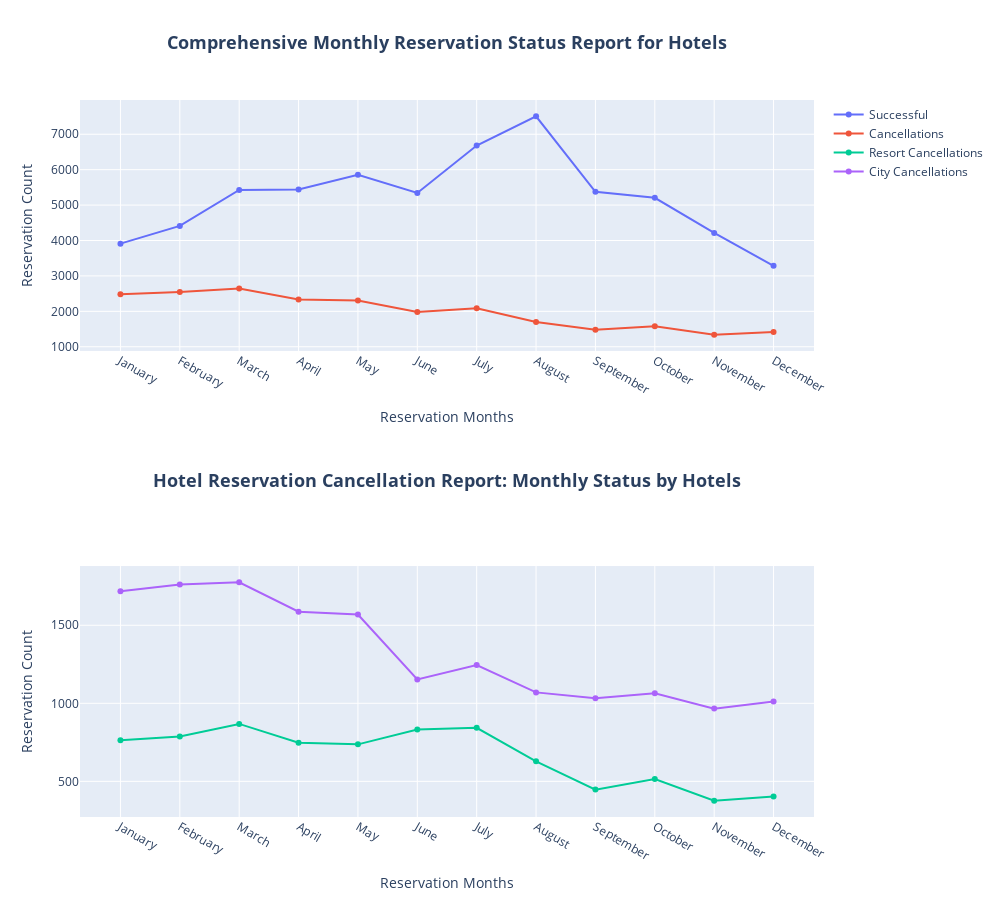

Notebook source saved alongside this figure:
### Code cell
import plotly.subplots as sp
import plotly.graph_objects as go

# Create subplots with 2 rows and 1 column, with increased vertical spacing
fig = sp.make_subplots(rows=2, cols=1, vertical_spacing=0.3)

# Add line plots to each subplot
fig.add_trace(go.Scatter(x=hotel_reservation.index, y=hotel_reservation['Successful'], name='Successful'), row=1, col=1)
fig.add_trace(go.Scatter(x=hotel_reservation.index, y=hotel_reservation['Cancellations'], name='Cancellations'), row=1, col=1)

fig.add_trace(go.Scatter(x=cancl_reservation.index, y=cancl_reservation['Resort Cancellations'], name='Resort Cancellations'), row=2, col=1)
fig.add_trace(go.Scatter(x=cancl_reservation.index, y=cancl_reservation['City Cancellations'], name='City Cancellations'), row=2, col=1)

# Set labels and title for each subplot
fig.update_xaxes(title_text='Reservation Months', row=1, col=1)
fig.update_yaxes(title_text='Reservation Count', row=1, col=1, ticks='')

fig.update_xaxes(title_text='Reservation Months', row=2, col=1)
fig.update_yaxes(title_text='Reservation Count', row=2, col=1)

# Add custom annotations for legends
fig.add_annotation(x=0.5, y=1.1, xref='paper', yref='paper', text='<b><span style="font-size:18px">Comprehensive Monthly Reservation Status Report for Hotels</span></b>', showarrow=False)
fig.add_annotation(x=0.5, y=0.47, xref='paper', yref='paper', text='<b><span style="font-size:18px">Hotel Reservation Cancellation Report: Monthly Status by Hotels</span></b>', showarrow=False)

# Specify width and height
fig.update_layout(width=1000, height=900)

# Display the plot
fig.show()

### Figure 1 — Plotly figure (JSON) as saved in the notebook; plotly's stock layout.template omitted (floating-point values rounded to 4 significant figures)
{"data": [{"name": "Successful", "type": "scatter", "x": ["January", "February", "March", "April", "May", "June", "July", "August", "September", "October", "November", "December"], "xaxis": "x", "y": [3911, 4413, 5429, 5438, 5856, 5342, 6682, 7507, 5376, 5205, 4214, 3285], "yaxis": "y"}, {"name": "Cancellations", "type": "scatter", "x": ["January", "February", "March", "April", "May", "June", "July", "August", "September", "October", "November", "December"], "xaxis": "x", "y": [2481, 2548, 2643, 2334, 2306, 1985, 2088, 1698, 1480, 1579, 1342, 1414], "yaxis": "y"}, {"name": "Resort Cancellations", "type": "scatter", "x": ["January", "February", "March", "April", "May", "June", "July", "August", "September", "October", "November", "December"], "xaxis": "x2", "y": [763, 787, 868, 747, 737, 832, 843, 628, 447, 515, 376, 403], "yaxis": "y2"}, {"name": "City Cancellations", "type": "scatter", "x": ["January", "February", "March", "April", "May", "June", "July", "August", "September", "October", "November", "December"], "xaxis": "x2", "y": [1718, 1761, 1775, 1587, 1569, 1153, 1245, 1070, 1033, 1064, 966, 1011], "yaxis": "y2"}], "layout": {"annotations": [{"showarrow": false, "text": "<b><span style=\"font-size:18px\">Comprehensive Monthly Reservation Status Report for Hotels</span></b>", "x": 0.5, "xref": "paper", "y": 1.1, "yref": "paper"}, {"showarrow": false, "text": "<b><span style=\"font-size:18px\">Hotel Reservation Cancellation Report: Monthly Status by Hotels</span></b>", "x": 0.5, "xref": "paper", "y": 0.47, "yref": "paper"}], "height": 900, "width": 1000, "xaxis": {"anchor": "y", "domain": [0, 1], "title": {"text": "Reservation Months"}}, "xaxis2": {"anchor": "y2", "domain": [0, 1], "title": {"text": "Reservation Months"}}, "yaxis": {"anchor": "x", "domain": [0.65, 1.0], "ticks": "", "title": {"text": "Reservation Count"}}, "yaxis2": {"anchor": "x2", "domain": [0, 0.35], "title": {"text": "Reservation Count"}}}}
